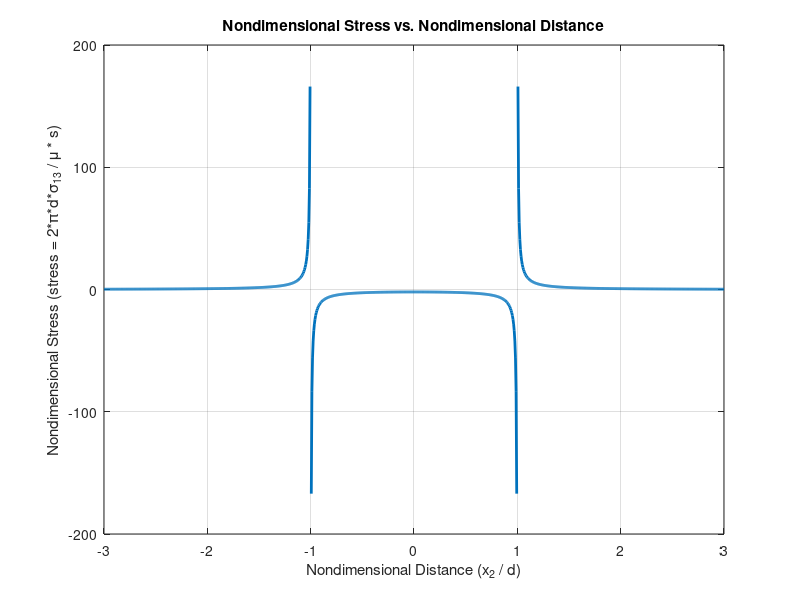

Write MATLAB code to recreate this figure.
% Parameters
mu = 1; % Shear modulus (arbitrary units)
s = 1; % Slip (arbitrary units)
d = 1; % Distance to the dislocations (arbitrary units)

% Nondimensional distance range
x2_range = linspace(-3*d, 3*d, 1000);

% Calculate sigma_13
sigma13 = (s * mu * d) ./ (pi * (x2_range - d) .* (x2_range + d));

% Calculate nondimensional stress
nondimensional_stress = (2 * pi * d * sigma13) / (mu * s);

% Initialize the figure
figure;

% Plot the nondimensional stress
plot(x2_range/d, nondimensional_stress, 'LineWidth', 2);

% Label the axes
xlabel('Nondimensional Distance (x_2 / d)');
ylabel('Nondimensional Stress (stress = 2*\pi*d*\sigma_{13} / \mu * s)');

% Title and grid (optional)
title('Nondimensional Stress vs. Nondimensional Distance');

% Display the plot
grid on;
